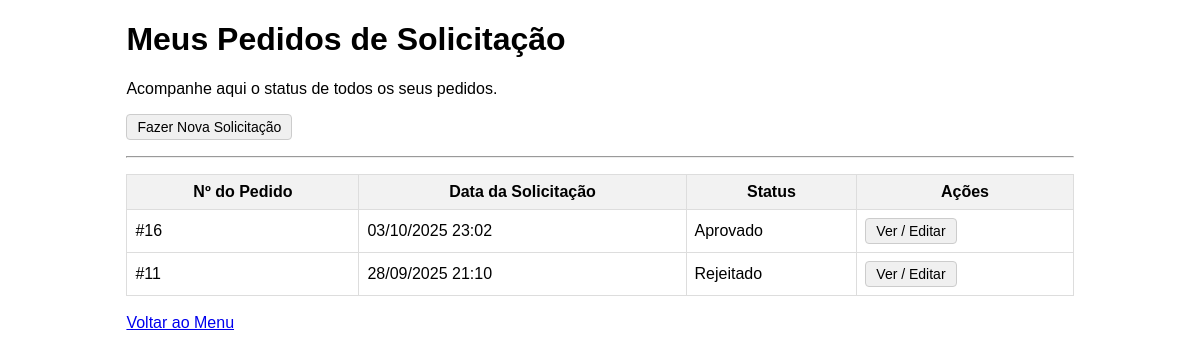
/produtos/pedidos/meus/ (signed in), run on an earlier commit of the app's database.
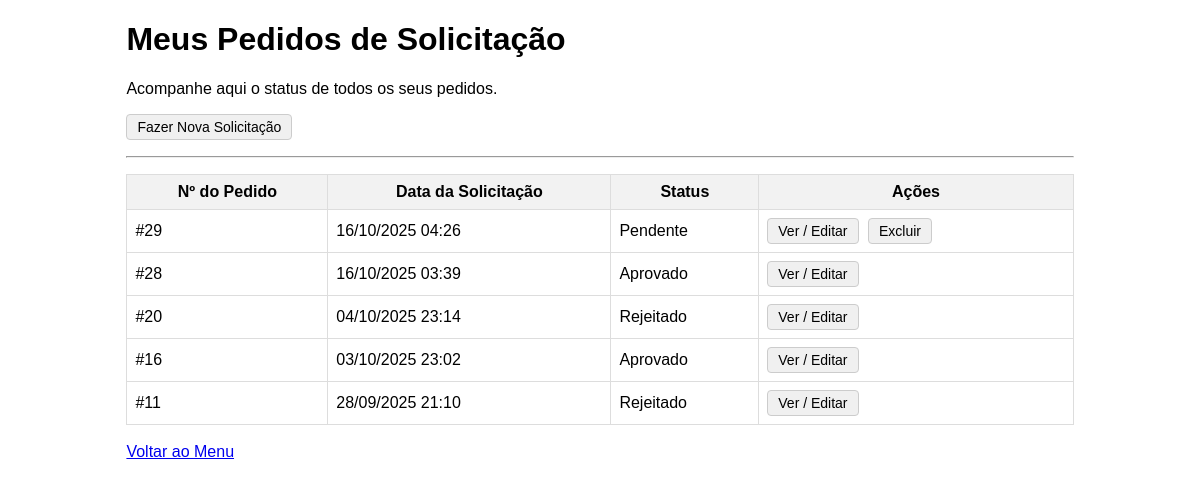
And on a later commit of the database.
### produtos/models.py (models this page shows, shortened)
class Pedido(models.Model):
    STATUS_CHOICES = (
        ('PENDENTE', 'Pendente'),
        ('APROVADO', 'Aprovado'),
        ('REJEITADO', 'Rejeitado'),
        ('ENTREGUE', 'Entregue'),
    )
    solicitante = models.ForeignKey(Usuario, on_delete=models.PROTECT, related_name='pedidos_feitos')
    data_pedido = models.DateTimeField(auto_now_add=True)
    status = models.CharField(max_length=10, choices=STATUS_CHOICES, default='PENDENTE')
    class Meta:
        verbose_name = 'Pedido'
        verbose_name_plural = 'Pedidos'
        ordering = ['-data_pedido']

### produtos/views.py (the view)
# urls.py: path('pedidos/meus/', views.meus_pedidos, name='meus_pedidos'),
@login_required
@user_passes_test(lambda u: u.is_diretor())
def meus_pedidos(request):
    pedidos_do_diretor = Pedido.objects.filter(
        solicitante=request.user,
        itens__isnull=False
    ).distinct().order_by('-data_pedido')
    context = {
        'pedidos': pedidos_do_diretor
    }
    return render(request, 'pedidos/meus_pedidos.html', context)

### usuarios/models.py (called while the page is built)
    def is_diretor(self):
        return self.cargo == 'DIRETOR'

### produtos/templates/pedidos/meus_pedidos.html (shortened to what this page needs)
{% load static %}
<!DOCTYPE html>
<html lang="pt-br">
<head>
    <link rel="stylesheet" href="{% static 'produtos/pedidos_diretor.css' %}">
</head>
<body>
    <div class="container">
        <h1>Meus Pedidos de Solicitação</h1>
        <p>Acompanhe aqui o status de todos os seus pedidos.</p>
        <a href="{% url 'criar_pedido' %}" class="btn">Fazer Nova Solicitação</a>
        <hr style="margin: 1em 0;">
        <table>
            <thead>
                <tr>
                    <th>Nº do Pedido</th>
                    <th>Data da Solicitação</th>
                    <th>Status</th>
                    <th>Ações</th>
                </tr>
            </thead>
            <tbody>
                {% for pedido in pedidos %}
                <tr>
                    <td>#{{ pedido.id }}</td>
                    <td>{{ pedido.data_pedido|date:"d/m/Y H:i" }}</td>
                    <td>{{ pedido.get_status_display }}</td>
                    <td>
                        <a href="{% url 'detalhe_pedido' pedido.id %}" class="btn">Ver / Editar</a>
                        {% if pedido.status == 'PENDENTE' %}
                            <form method="post" action="{% url 'excluir_pedido' pedido.id %}" style="display: inline; margin-left: 5px;">
                                <button type="submit" class="btn" onclick="return confirm('Tem certeza que deseja excluir o pedido #{{ pedido.id }}?');">
                                    Excluir
                                </button>
                            </form>
                        {% endif %}
                    </td>
                </tr>
                {% empty %}
                <tr>
                    <td colspan="4">Você ainda não fez nenhum pedido.</td>
                </tr>
                {% endfor %}
            </tbody>
        </table>
        <br>
        <a href="{% url 'menu_diretor' %}">Voltar ao Menu</a>
    </div>
</body>
</html>

What changed in the data, as far as the page shows it:
added Pedido: id "29", data_pedido "16/10/2025 04:26", status "Pendente"
added Pedido: id "28", data_pedido "16/10/2025 03:39", status "Aprovado"
added Pedido: id "20", data_pedido "04/10/2025 23:14", status "Rejeitado"
